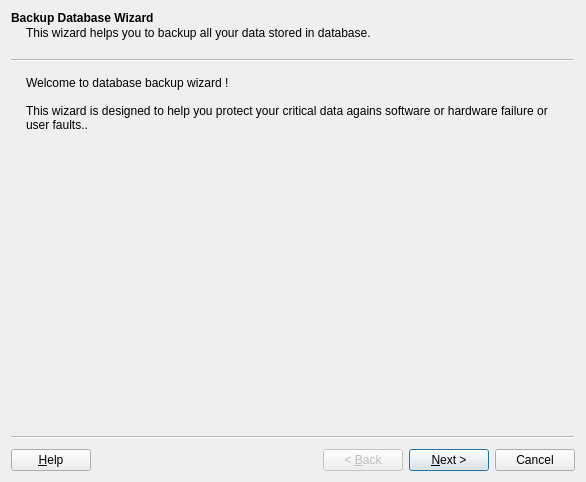
<?xml version="1.0" encoding="UTF-8"?>
<ui version="4.0">
 <class>WizardBackupDatabase</class>
 <widget class="QWizard" name="WizardBackupDatabase">
  <property name="geometry">
   <rect>
    <x>0</x>
    <y>0</y>
    <width>586</width>
    <height>482</height>
   </rect>
  </property>
  <property name="windowTitle">
   <string>Backup Database Wizard</string>
  </property>
  <property name="options">
   <set>QWizard::DisabledBackButtonOnLastPage|QWizard::HaveHelpButton|QWizard::IndependentPages</set>
  </property>
  <widget class="QWizardPage" name="wizardPageIntro">
   <property name="title">
    <string>Backup Database Wizard</string>
   </property>
   <property name="subTitle">
    <string>This wizard helps you to backup all your data stored in database.</string>
   </property>
   <layout class="QVBoxLayout" name="verticalLayout">
    <item>
     <widget class="QLabel" name="label">
      <property name="text">
       <string>Welcome to database backup wizard !

This wizard is designed to help you protect your critical data agains software or hardware failure or user faults..</string>
      </property>
      <property name="alignment">
       <set>Qt::AlignLeading|Qt::AlignLeft|Qt::AlignTop</set>
      </property>
      <property name="wordWrap">
       <bool>true</bool>
      </property>
     </widget>
    </item>
   </layout>
  </widget>
  <widget class="QWizardPage" name="wizardPageSelectDataSource">
   <property name="title">
    <string>Select Data Source</string>
   </property>
   <property name="subTitle">
    <string>Please select which data source you want to backup.</string>
   </property>
   <layout class="QVBoxLayout" name="verticalLayout_2">
    <item>
     <widget class="QGroupBox" name="groupBoxDataSource">
      <property name="title">
       <string>Data Source</string>
      </property>
      <layout class="QFormLayout" name="formLayout_4">
       <property name="fieldGrowthPolicy">
        <enum>QFormLayout::ExpandingFieldsGrow</enum>
       </property>
       <item row="0" column="0">
        <widget class="QLabel" name="labelDataSource">
         <property name="text">
          <string>Data Source:</string>
         </property>
        </widget>
       </item>
       <item row="0" column="1">
        <widget class="QComboBox" name="comboBoxDataSource">
         <item>
          <property name="text">
           <string>Current Database</string>
          </property>
         </item>
         <item>
          <property name="text">
           <string>Other...</string>
          </property>
         </item>
        </widget>
       </item>
       <item row="1" column="0">
        <widget class="QLabel" name="labelDatabaseType">
         <property name="text">
          <string>Database Type:</string>
         </property>
        </widget>
       </item>
       <item row="1" column="1">
        <widget class="QComboBox" name="comboBoxDatabaseType">
         <property name="sizePolicy">
          <sizepolicy hsizetype="Fixed" vsizetype="Fixed">
           <horstretch>0</horstretch>
           <verstretch>0</verstretch>
          </sizepolicy>
         </property>
        </widget>
       </item>
      </layout>
      <zorder>labelDataSource</zorder>
      <zorder>comboBoxDataSource</zorder>
      <zorder>comboBoxDatabaseType</zorder>
      <zorder>labelDatabaseType</zorder>
     </widget>
    </item>
    <item>
     <widget class="QStackedWidget" name="stackedWidgetDatabases">
      <property name="currentIndex">
       <number>1</number>
      </property>
      <widget class="QWidget" name="page">
       <layout class="QVBoxLayout" name="verticalLayout_8">
        <item>
         <widget class="QGroupBox" name="groupBox_3">
          <property name="title">
           <string>Connection Settings</string>
          </property>
          <layout class="QHBoxLayout" name="horizontalLayout_5">
           <item>
            <layout class="QFormLayout" name="formLayout_6">
             <item row="0" column="0">
              <widget class="QLabel" name="labelHost">
               <property name="text">
                <string>Host:</string>
               </property>
               <property name="alignment">
                <set>Qt::AlignRight|Qt::AlignTrailing|Qt::AlignVCenter</set>
               </property>
               <property name="buddy">
                <cstring>lineEditHost</cstring>
               </property>
              </widget>
             </item>
             <item row="0" column="1">
              <layout class="QHBoxLayout" name="horizontalLayout_3">
               <item>
                <widget class="QLineEdit" name="lineEditHost"/>
               </item>
               <item>
                <widget class="QCheckBox" name="checkBoxLocal">
                 <property name="text">
                  <string>Local</string>
                 </property>
                </widget>
               </item>
              </layout>
             </item>
             <item row="1" column="0">
              <widget class="QLabel" name="labelPort">
               <property name="text">
                <string>Port:</string>
               </property>
               <property name="alignment">
                <set>Qt::AlignRight|Qt::AlignTrailing|Qt::AlignVCenter</set>
               </property>
               <property name="buddy">
                <cstring>spinBox</cstring>
               </property>
              </widget>
             </item>
             <item row="1" column="1">
              <layout class="QHBoxLayout" name="horizontalLayout_4">
               <item>
                <widget class="QSpinBox" name="spinBox">
                 <property name="minimum">
                  <number>1</number>
                 </property>
                 <property name="maximum">
                  <number>999999</number>
                 </property>
                </widget>
               </item>
               <item>
                <widget class="QCheckBox" name="checkBoxDefaultPort">
                 <property name="text">
                  <string>Default</string>
                 </property>
                </widget>
               </item>
              </layout>
             </item>
             <item row="2" column="0">
              <widget class="QLabel" name="labelDatabase">
               <property name="text">
                <string>Database:</string>
               </property>
               <property name="alignment">
                <set>Qt::AlignRight|Qt::AlignTrailing|Qt::AlignVCenter</set>
               </property>
               <property name="buddy">
                <cstring>lineEditDatabase</cstring>
               </property>
              </widget>
             </item>
             <item row="2" column="1">
              <widget class="QLineEdit" name="lineEditDatabase"/>
             </item>
             <item row="3" column="0">
              <widget class="QLabel" name="labelUserName">
               <property name="text">
                <string>User:</string>
               </property>
               <property name="alignment">
                <set>Qt::AlignRight|Qt::AlignTrailing|Qt::AlignVCenter</set>
               </property>
               <property name="buddy">
                <cstring>lineEditUser</cstring>
               </property>
              </widget>
             </item>
             <item row="3" column="1">
              <widget class="QLineEdit" name="lineEditUser"/>
             </item>
             <item row="4" column="0">
              <widget class="QLabel" name="labelPassword">
               <property name="text">
                <string>Password:</string>
               </property>
               <property name="alignment">
                <set>Qt::AlignRight|Qt::AlignTrailing|Qt::AlignVCenter</set>
               </property>
               <property name="buddy">
                <cstring>lineEditPassword</cstring>
               </property>
              </widget>
             </item>
             <item row="4" column="1">
              <widget class="QLineEdit" name="lineEditPassword">
               <property name="echoMode">
                <enum>QLineEdit::Password</enum>
               </property>
              </widget>
             </item>
             <item row="5" column="1">
              <widget class="QPushButton" name="pushButtonTest">
               <property name="text">
                <string>Test</string>
               </property>
              </widget>
             </item>
            </layout>
           </item>
           <item>
            <layout class="QFormLayout" name="formLayout_5">
             <item row="0" column="0">
              <widget class="QLabel" name="labelSecurity">
               <property name="enabled">
                <bool>false</bool>
               </property>
               <property name="text">
                <string>Se&amp;curity:</string>
               </property>
               <property name="buddy">
                <cstring>comboBoxConnectionSecurity</cstring>
               </property>
              </widget>
             </item>
             <item row="0" column="1">
              <widget class="QComboBox" name="comboBoxConnectionSecurity">
               <property name="enabled">
                <bool>false</bool>
               </property>
               <item>
                <property name="text">
                 <string>Normal (No Encryption)</string>
                </property>
               </item>
               <item>
                <property name="text">
                 <string>SSL (Encrypted Connection)</string>
                </property>
               </item>
              </widget>
             </item>
             <item row="1" column="0">
              <widget class="QLabel" name="labelSSLCA">
               <property name="enabled">
                <bool>false</bool>
               </property>
               <property name="text">
                <string>SSL &amp;CA:</string>
               </property>
               <property name="buddy">
                <cstring>chooseFileSSLCA</cstring>
               </property>
              </widget>
             </item>
             <item row="1" column="1">
              <widget class="ChooseFile" name="chooseFileSSLCA" native="true">
               <property name="enabled">
                <bool>false</bool>
               </property>
               <property name="focusPolicy">
                <enum>Qt::StrongFocus</enum>
               </property>
               <property name="showLabel" stdset="0">
                <bool>false</bool>
               </property>
              </widget>
             </item>
             <item row="2" column="0">
              <widget class="QLabel" name="labelSSLCert">
               <property name="enabled">
                <bool>false</bool>
               </property>
               <property name="text">
                <string>Ce&amp;rtificate:</string>
               </property>
               <property name="buddy">
                <cstring>chooseFileSSLCert</cstring>
               </property>
              </widget>
             </item>
             <item row="2" column="1">
              <widget class="ChooseFile" name="chooseFileSSLCert" native="true">
               <property name="enabled">
                <bool>false</bool>
               </property>
               <property name="focusPolicy">
                <enum>Qt::StrongFocus</enum>
               </property>
               <property name="showLabel" stdset="0">
                <bool>false</bool>
               </property>
              </widget>
             </item>
             <item row="3" column="0">
              <widget class="QLabel" name="labelSSLKey">
               <property name="enabled">
                <bool>false</bool>
               </property>
               <property name="text">
                <string>&amp;Key:</string>
               </property>
               <property name="buddy">
                <cstring>chooseFileSSLKey</cstring>
               </property>
              </widget>
             </item>
             <item row="3" column="1">
              <widget class="ChooseFile" name="chooseFileSSLKey" native="true">
               <property name="enabled">
                <bool>false</bool>
               </property>
               <property name="focusPolicy">
                <enum>Qt::StrongFocus</enum>
               </property>
               <property name="showLabel" stdset="0">
                <bool>false</bool>
               </property>
              </widget>
             </item>
            </layout>
           </item>
          </layout>
         </widget>
        </item>
       </layout>
      </widget>
      <widget class="QWidget" name="page_2">
       <layout class="QVBoxLayout" name="verticalLayout_7">
        <item>
         <spacer name="verticalSpacer">
          <property name="orientation">
           <enum>Qt::Vertical</enum>
          </property>
          <property name="sizeHint" stdset="0">
           <size>
            <width>20</width>
            <height>193</height>
           </size>
          </property>
         </spacer>
        </item>
       </layout>
      </widget>
     </widget>
    </item>
    <item>
     <spacer name="verticalSpacer_3">
      <property name="orientation">
       <enum>Qt::Vertical</enum>
      </property>
      <property name="sizeHint" stdset="0">
       <size>
        <width>20</width>
        <height>40</height>
       </size>
      </property>
     </spacer>
    </item>
   </layout>
  </widget>
  <widget class="QWizardPage" name="wizardPageBackupSettings">
   <property name="title">
    <string>Backup Settings</string>
   </property>
   <property name="subTitle">
    <string>Please specify details of backup operation</string>
   </property>
   <layout class="QFormLayout" name="formLayout">
    <item row="0" column="0">
     <widget class="QLabel" name="labelBakupType">
      <property name="text">
       <string>Bakup &amp;Type:</string>
      </property>
      <property name="buddy">
       <cstring>comboBox_2</cstring>
      </property>
     </widget>
    </item>
    <item row="0" column="1">
     <widget class="QComboBox" name="comboBox_2">
      <item>
       <property name="text">
        <string>Variant-binary (large size, fast computation)</string>
       </property>
      </item>
      <item>
       <property name="text">
        <string>Runtime-check binary (tiny size, slow computation)</string>
       </property>
      </item>
     </widget>
    </item>
    <item row="1" column="0">
     <widget class="QLabel" name="labelBakupType_2">
      <property name="text">
       <string>&amp;Backup file:</string>
      </property>
      <property name="buddy">
       <cstring>lineEditBackupFile</cstring>
      </property>
     </widget>
    </item>
    <item row="1" column="1">
     <layout class="QHBoxLayout" name="horizontalLayout">
      <item>
       <widget class="QLineEdit" name="lineEditBackupFile"/>
      </item>
      <item>
       <widget class="QToolButton" name="toolButtonBackupFile">
        <property name="text">
         <string>...</string>
        </property>
       </widget>
      </item>
      <item>
       <spacer name="horizontalSpacer">
        <property name="orientation">
         <enum>Qt::Horizontal</enum>
        </property>
        <property name="sizeHint" stdset="0">
         <size>
          <width>40</width>
          <height>20</height>
         </size>
        </property>
       </spacer>
      </item>
     </layout>
    </item>
   </layout>
  </widget>
  <widget class="QWizardPage" name="wizardPageVerifyInfo">
   <property name="title">
    <string>Verify Backup Information</string>
   </property>
   <property name="subTitle">
    <string>Please verity operation</string>
   </property>
   <layout class="QFormLayout" name="formLayout_2">
    <item row="0" column="0">
     <widget class="QLabel" name="labelHost_2">
      <property name="text">
       <string>Host:</string>
      </property>
      <property name="alignment">
       <set>Qt::AlignRight|Qt::AlignTrailing|Qt::AlignVCenter</set>
      </property>
      <property name="buddy">
       <cstring>lineEditHost</cstring>
      </property>
     </widget>
    </item>
    <item row="0" column="1">
     <widget class="QLabel" name="labelShowHost">
      <property name="text">
       <string/>
      </property>
      <property name="alignment">
       <set>Qt::AlignRight|Qt::AlignTrailing|Qt::AlignVCenter</set>
      </property>
      <property name="buddy">
       <cstring>lineEditHost</cstring>
      </property>
     </widget>
    </item>
    <item row="1" column="0">
     <widget class="QLabel" name="labelPort_2">
      <property name="text">
       <string>Port:</string>
      </property>
      <property name="alignment">
       <set>Qt::AlignRight|Qt::AlignTrailing|Qt::AlignVCenter</set>
      </property>
      <property name="buddy">
       <cstring>spinBox</cstring>
      </property>
     </widget>
    </item>
    <item row="1" column="1">
     <widget class="QLabel" name="labelShowPort">
      <property name="text">
       <string/>
      </property>
      <property name="alignment">
       <set>Qt::AlignRight|Qt::AlignTrailing|Qt::AlignVCenter</set>
      </property>
      <property name="buddy">
       <cstring>spinBox</cstring>
      </property>
     </widget>
    </item>
    <item row="2" column="0">
     <widget class="QLabel" name="labelDatabase_2">
      <property name="text">
       <string>Database:</string>
      </property>
      <property name="alignment">
       <set>Qt::AlignRight|Qt::AlignTrailing|Qt::AlignVCenter</set>
      </property>
      <property name="buddy">
       <cstring>lineEditDatabase</cstring>
      </property>
     </widget>
    </item>
    <item row="2" column="1">
     <widget class="QLabel" name="labelShowDatabase">
      <property name="text">
       <string/>
      </property>
      <property name="alignment">
       <set>Qt::AlignRight|Qt::AlignTrailing|Qt::AlignVCenter</set>
      </property>
      <property name="buddy">
       <cstring>lineEditDatabase</cstring>
      </property>
     </widget>
    </item>
    <item row="3" column="0">
     <widget class="QLabel" name="labelBakupType_4">
      <property name="text">
       <string>Bakup Type:</string>
      </property>
      <property name="buddy">
       <cstring>comboBox_2</cstring>
      </property>
     </widget>
    </item>
    <item row="3" column="1">
     <widget class="QLabel" name="labelShowBakupType">
      <property name="text">
       <string/>
      </property>
      <property name="buddy">
       <cstring>comboBox_2</cstring>
      </property>
     </widget>
    </item>
    <item row="4" column="0">
     <widget class="QLabel" name="labelBakupType_3">
      <property name="text">
       <string>Backup file:</string>
      </property>
     </widget>
    </item>
    <item row="4" column="1">
     <widget class="QLabel" name="labelShowBakupFile">
      <property name="text">
       <string/>
      </property>
     </widget>
    </item>
   </layout>
  </widget>
  <widget class="QWizardPage" name="wizardPageOperation">
   <layout class="QVBoxLayout" name="verticalLayout_6">
    <item>
     <widget class="QGroupBox" name="groupBox_2">
      <property name="title">
       <string>Status</string>
      </property>
      <layout class="QVBoxLayout" name="verticalLayout_5">
       <item>
        <layout class="QVBoxLayout" name="verticalLayout_4">
         <item>
          <widget class="QLabel" name="label_4">
           <property name="text">
            <string>Progress:</string>
           </property>
          </widget>
         </item>
         <item>
          <widget class="QProgressBar" name="progressBar">
           <property name="value">
            <number>24</number>
           </property>
          </widget>
         </item>
        </layout>
       </item>
       <item>
        <layout class="QFormLayout" name="formLayout_3">
         <item row="0" column="0">
          <widget class="QLabel" name="labelStartTime">
           <property name="text">
            <string>Started at:</string>
           </property>
          </widget>
         </item>
         <item row="0" column="1">
          <widget class="QLabel" name="labelShowStartTime">
           <property name="text">
            <string>&lt;START TIME&gt;</string>
           </property>
          </widget>
         </item>
         <item row="1" column="0">
          <widget class="QLabel" name="labelTimeElapsed">
           <property name="text">
            <string>Time Elapsed:</string>
           </property>
          </widget>
         </item>
         <item row="1" column="1">
          <widget class="QLabel" name="labelShowTimeElapsed">
           <property name="text">
            <string>&lt;ELAPSED TIME&gt;</string>
           </property>
          </widget>
         </item>
         <item row="2" column="0">
          <widget class="QLabel" name="label_5">
           <property name="text">
            <string>Remaining Time:</string>
           </property>
          </widget>
         </item>
         <item row="2" column="1">
          <widget class="QLabel" name="label_6">
           <property name="text">
            <string>&lt;REMAINING TIME&gt;</string>
           </property>
          </widget>
         </item>
        </layout>
       </item>
      </layout>
     </widget>
    </item>
    <item>
     <widget class="QGroupBox" name="groupBox">
      <property name="title">
       <string>Operations</string>
      </property>
      <layout class="QHBoxLayout" name="horizontalLayout_2">
       <item>
        <widget class="QPushButton" name="pushButtonPause">
         <property name="text">
          <string>&amp;Pause</string>
         </property>
        </widget>
       </item>
       <item>
        <widget class="QPushButton" name="pushButtonCancel">
         <property name="text">
          <string>&amp;Cancel</string>
         </property>
        </widget>
       </item>
       <item>
        <widget class="QPushButton" name="pushButtonGoToTray">
         <property name="text">
          <string>&amp;Go to Tray</string>
         </property>
        </widget>
       </item>
      </layout>
     </widget>
    </item>
    <item>
     <spacer name="verticalSpacer_2">
      <property name="orientation">
       <enum>Qt::Vertical</enum>
      </property>
      <property name="sizeHint" stdset="0">
       <size>
        <width>20</width>
        <height>167</height>
       </size>
      </property>
     </spacer>
    </item>
   </layout>
  </widget>
 </widget>
 <customwidgets>
  <customwidget>
   <class>ChooseFile</class>
   <extends>QWidget</extends>
   <header>qtz/widgets/misc/choose-file.h</header>
  </customwidget>
 </customwidgets>
 <resources/>
 <connections/>
</ui>
